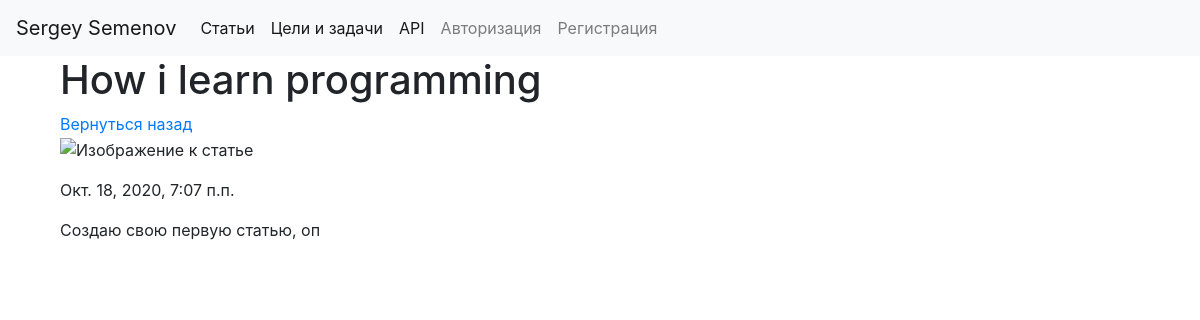
The app's page /articles/article/1/ with its own data.
### articles/models.py (models this page shows, shortened)
class Articles(models.Model):
    author = models.ForeignKey(User, on_delete=models.CASCADE, blank=True, null=True, verbose_name='Автор')
    title = models.CharField(max_length=150, verbose_name='Название')
    text = models.TextField(verbose_name='Текст')
    create_date = models.DateTimeField(auto_now_add=True, verbose_name='Дата создания')
    class Meta():
        verbose_name = 'Статью'
        verbose_name_plural = 'Статьи'

### articles/views.py (the view)
# urls.py: path('article/<pk>/', ArticleDetailView.as_view(), name='article_detail'),
class ArticleDetailView(DetailView):
    model = Articles
    template_name = 'articles/article_detail.html'
    context_object_name = 'article'

### articles/templates/articles/article_detail.html
{% extends 'articles/articles_list.html' %}
{% block content %}
<div class="container">
    <h1>{{article.title}}</h1>
    <a href="/articles" >Вернуться назад</a>
    <div>
        <img src= "https://lmsoft.ru/upload/iblock/687/68765a783bc95223048a0a8bfcde4a56.png"alt="Изображение к статье">
            <p class="mt-3">{{article.create_date}}</p>
            <p>{{article.text}}</p>
    </div>
</div>
{% endblock %}

### records on screen
Articles: title "How i learn programming", create_date "Окт. 18, 2020, 7:07 п.п.", text "Создаю свою первую статью, оп"
